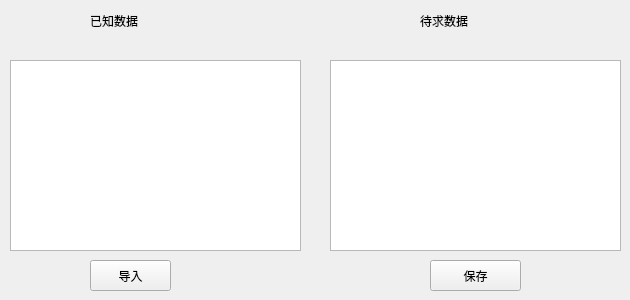
    <widget class="QWidget" name="page_10">
     <widget class="QPushButton" name="importBtn5">
      <property name="geometry">
       <rect>
        <x>90</x>
        <y>260</y>
        <width>81</width>
        <height>31</height>
       </rect>
      </property>
      <property name="text">
       <string>导入</string>
      </property>
     </widget>
     <widget class="QTableWidget" name="tableWidget9">
      <property name="geometry">
       <rect>
        <x>10</x>
        <y>60</y>
        <width>291</width>
        <height>191</height>
       </rect>
      </property>
      <property name="focusPolicy">
       <enum>Qt::NoFocus</enum>
      </property>
      <property name="styleSheet">
       <string notr="true"/>
      </property>
      <property name="frameShadow">
       <enum>QFrame::Raised</enum>
      </property>
     </widget>
     <widget class="QPushButton" name="saveBtn5">
      <property name="geometry">
       <rect>
        <x>430</x>
        <y>260</y>
        <width>91</width>
        <height>31</height>
       </rect>
      </property>
      <property name="styleSheet">
       <string notr="true"/>
      </property>
      <property name="text">
       <string>保存</string>
      </property>
     </widget>
     <widget class="QTableWidget" name="tableWidget10">
      <property name="geometry">
       <rect>
        <x>330</x>
        <y>60</y>
        <width>291</width>
        <height>191</height>
       </rect>
      </property>
      <property name="focusPolicy">
       <enum>Qt::NoFocus</enum>
      </property>
      <property name="frameShadow">
       <enum>QFrame::Raised</enum>
      </property>
     </widget>
     <widget class="QLabel" name="label_68">
      <property name="geometry">
       <rect>
        <x>90</x>
        <y>10</y>
        <width>54</width>
        <height>21</height>
       </rect>
      </property>
      <property name="text">
       <string>已知数据</string>
      </property>
     </widget>
     <widget class="QLabel" name="label_69">
      <property name="geometry">
       <rect>
        <x>420</x>
        <y>10</y>
        <width>81</width>
        <height>21</height>
       </rect>
      </property>
      <property name="text">
       <string>待求数据</string>
      </property>
     </widget>
    </widget>
